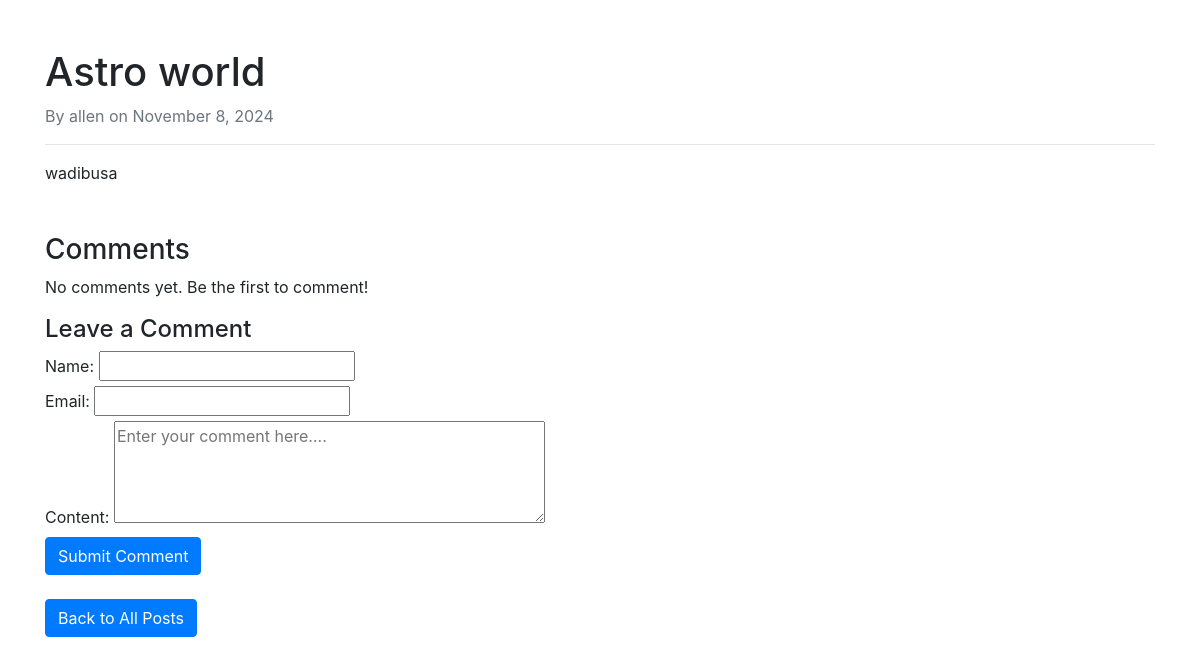
/post/9/ (signed in), run on the app's committed database.
### blog_app/models.py (models this page shows, shortened)
class Post(models.Model):
    title = models.CharField(max_length=200)
    content = models.TextField()    # Links to the User model
    author = models.ForeignKey(User, on_delete=models.CASCADE)
    created_at = models.DateTimeField(auto_now_add=True)  # Automatically sets on creation
    updated_at = models.DateTimeField(auto_now_add=True)  # Automatically updates on modification

### blog_app/views.py (the view)
# urls.py: path('post/<int:pk>/', views.post_detail, name='post_detail'),
@login_required
def post_detail(request, pk):
    post = get_object_or_404(Post, pk=pk)
    comments = post.comments.all()  # Retrieve all comments for this post
    if request.method == 'POST':
        form = CommentForm(request.POST)
        if form.is_valid():
            comment = form.save(commit=False)
            comment.post = post # Associate the comment with the current post
            comment.save()
            messages.success(request, "Your comment has been added!")
            return redirect('post_detail', pk=post.pk)
        else:
            messages.error(request, "There was an error submitting your comment!")
    else:
        form = CommentForm()
    return render(request, 'blog/post_detail.html', {'post': post, 'comments':comments, 'form': form})

### blog_app/forms.py
class CommentForm(forms.ModelForm):
    class Meta:
        model = Comment
        fields = ['name', 'email', 'content']
        widgets = {
            'content': forms.Textarea(attrs={'rows': 4, 'placeholder': 'Enter your comment here....'}),
        }

### blog_app/templates/blog/post_detail.html (shortened to what this page needs)
<!DOCTYPE html>
<html lang="en">
<head>
    <link href="https://stackpath.bootstrapcdn.com/bootstrap/4.5.2/css/bootstrap.min.css" rel="stylesheet">
</head>
<body>
    <div class="container my-5">
        <h1>{{ post.title }}</h1>
        <p class="text-muted">By {{ post.author }} on {{ post.created_at|date:"F j, Y" }}</p>
        <hr>
        <p>{{ post.content }}</p>
        <h3 class="mt-5">Comments</h3>
        <ul class="list-unstyled">
            {% for comment in comments %}
                <li class="mb-4">
                    <p><strong>{{ comment.name }}</strong> <small class="text-muted">{{ comment.created_at|date:"F j, Y, g:i a" }}</small></p>
                    <p>{{ comment.content }}</p>
                    <hr>
                </li>
            {% empty %}
                <p>No comments yet. Be the first to comment!</p>
            {% endfor %}
        </ul>
        <h4>Leave a Comment</h4>
            <form method="post" action="{% url 'post_detail' post.pk %}">
                {{ form }}
                <button type="submit" class="btn btn-primary">Submit Comment</button>
            </form>
        <a href="{% url 'post_list' %}" class="btn btn-primary mt-4">Back to All Posts</a>
    </div>
</body>
</html>

### data on the page
Post: title "Astro world", author "allen", created_at "November 8, 2024", content "wadibusa"
